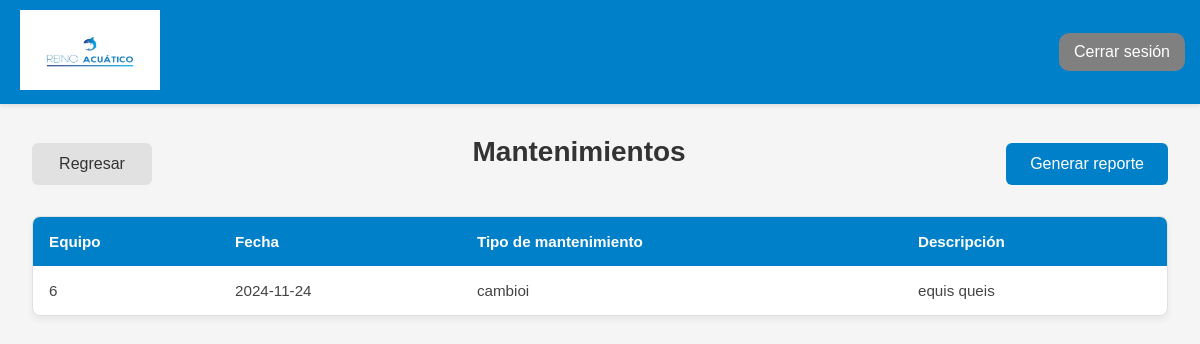
The app's page /views/tabla_mantenimiento.php (signed in) with its own data.
### tables this page shows
CREATE TABLE `mantenimiento_equipo` (
  `pk_mantenimiento_equipo` smallint(6) NOT NULL,
  `tipo_mante` varchar(150) NOT NULL,
  `descripcion` varchar(250) NOT NULL,
  `fk_equipo` smallint(6) NOT NULL,
  `fecha` date NOT NULL
);

CREATE TABLE `equipo` (
  `pk_equipo` smallint(6) NOT NULL,
  `nombre` varchar(150) NOT NULL,
  `estado` varchar(250) NOT NULL,
  `fk_tanque` smallint(6) NOT NULL,
  `fecha` date NOT NULL
);

### Class/clase_conexion.php (called while the page is built, shortened)
<?php
class Conexion {
    public static function conectar() {
        $servidor = "localhost";
        $usuario = "root";
        $contraseña = "";
        $nom_base_datos = "ges_acuario5";
        $conectar = new mysqli($servidor, $usuario, $contraseña, $nom_base_datos);
        return $conectar;
    }
}
?>

### functions/mostrar_mantenimiento.php (called while the page is built)
<?php
include_once '../Class/clase_conexion.php';
class Mantenimiento {
    private $conn;
    public function __construct() {
        $this->conn = Conexion::conectar();
    }
    public function mostrar_mante() {
        $sql = "SELECT *, e.nombre FROM mantenimiento_equipo m INNER JOIN equipo e ON m.fk_equipo = e.pk_equipo";
        $resultado = $this->conn->query($sql);
        if ($resultado && $resultado->num_rows > 0) {
            return $resultado->fetch_all(MYSQLI_ASSOC);
        } else {
            return [];
        }
    }
}
?>

### views/tabla_mantenimiento.php (the view, shortened to what this page needs)
<?php
include_once '../functions/mostrar_mantenimiento.php';
$mantenimiento = new Mantenimiento();
$datosMantenimiento = $mantenimiento->mostrar_mante();
?>
<!DOCTYPE html>
<html lang="es">
<head>
    <link rel="stylesheet" href="../Styles/tabla.css">
</head>
<body>
    <?php include("layout/header.php") ?>
    <div class="contenido">
        <div class="tabla">
            <div class="controles">
                <a onclick="window.location.href='panel.php'" class="btn" type="button">Regresar</a>
                <h2>Mantenimientos</h2>
                <a href="../fpdf/reporte_mantenimiento.php" target="_blank" class="generar-reporte">Generar reporte</a>
            </div>
            <table>
                <thead>
                    <tr>
                        <th>Equipo</th>
                        <th>Fecha</th>
                        <th>Tipo de mantenimiento</th>
                        <th>Descripción</th>
                    </tr>
                </thead>
                <tbody>
                    <?php if (!empty($datosMantenimiento) && is_array($datosMantenimiento)): ?>
                        <?php foreach ($datosMantenimiento as $mantenimiento): ?>
                            <tr>
                                <td><?php echo htmlspecialchars($mantenimiento['fk_equipo']); ?></td>
                                <td><?php echo htmlspecialchars($mantenimiento['fecha']); ?></td>
                                <td><?php echo htmlspecialchars($mantenimiento['tipo_mante']); ?></td>
                                <td><?php echo htmlspecialchars($mantenimiento['descripcion']); ?></td>
                            </tr>
                        <?php endforeach; ?>
                    <?php else: ?>
                        <tr>
                            <td colspan="4">No hay registros de mantenimiento.</td>
                        </tr>
                    <?php endif; ?>
                </tbody>
            </table>
        </div>
    </div>
</body>
</html>

### Styles/tabla.css (style rules this page uses)
* { margin: 0; padding: 0; box-sizing: border-box; font-family: 'Segoe UI', Tahoma, Geneva, Verdana, sans-serif; }
body { background-color: #f5f5f5; min-height: 100vh; }
.contenido { display: flex; min-height: calc(100vh - 100px); }
.tabla { flex: 1; padding: 2rem; margin: 0; width: auto; }
.tabla h2 { color: #333; margin-bottom: 1.5rem; font-size: 1.75rem; }
.controles { display: flex; justify-content: space-between; align-items: center; margin-bottom: 1.5rem; }
.generar-reporte { background-color: #0080c8; color: white; padding: 0.75rem 1.5rem; border-radius: 6px; text-decoration: none; transition: all 0.3s ease; display: inline-flex; align-items: center; gap: 0.5rem; }
table { width: 100%; background-color: white; border-radius: 8px; overflow: hidden; border: 1px solid #e1e1e1; border-collapse: separate; border-spacing: 0; box-shadow: 0 4px 6px rgba(0,0,0,0.05); }
thead { background-color: #0080c8; }
th { color: white; font-weight: 600; padding: 1rem; text-align: left; font-size: 0.95rem; border: none; }
td { padding: 1rem; border-bottom: 1px solid #e1e1e1; color: #444; font-size: 0.95rem; text-align: left; }
tr:last-child td { border-bottom: none; }
.btn { padding: 12px 24px; border: none; border-radius: 6px; font-size: 1rem; font-weight: 500; cursor: pointer; transition: all 0.3s ease; text-decoration: none; display: inline-flex; align-items: center; justify-content: center; min-width: 120px; background-color: #e1e1e1; color: #333; }

### views/layout/header.php (style rules this page uses)
* { margin: 0; padding: 0; box-sizing: border-box; font-family: 'Heebo', Arial, Helvetica, 'Nimbus Sans L', sans-serif; ; }

### records on screen
mantenimiento_equipo: fk_equipo "6", fk_equipo.fecha "2024-11-24", tipo_mante "cambioi", descripcion "equis queis"
